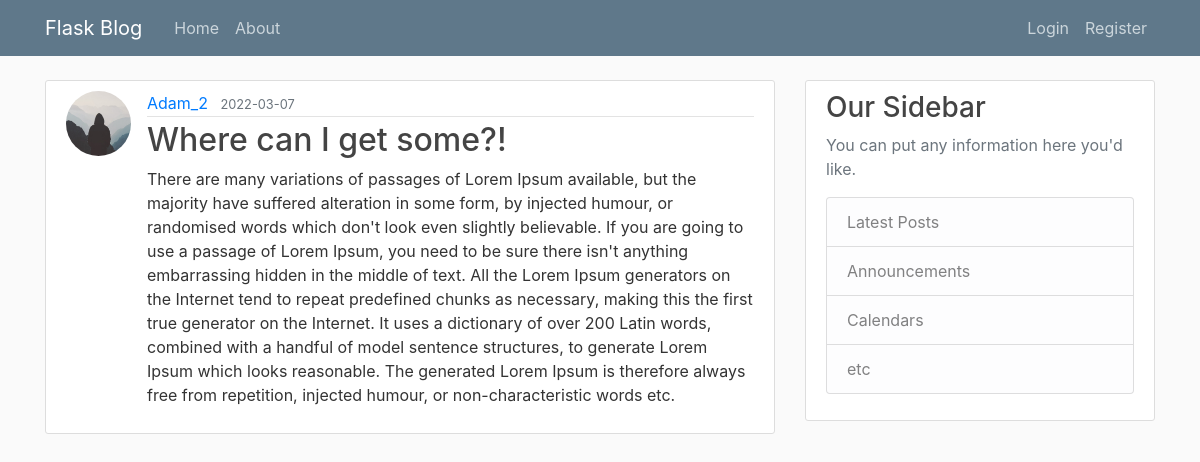
The page /post/5 on the database its author committed.
### flaskblog/models.py (models this page shows, shortened)
class User(db.Model, UserMixin):
    id = db.Column(db.Integer, primary_key=True)
    username = db.Column(db.String(20), unique=True, nullable=False)
    email = db.Column(db.String(120), unique=True, nullable=False)
    image_file = db.Column(db.String(20), nullable=False, default='default.jpg')
    password = db.Column(db.String(60), nullable=False)
    posts = db.relationship('Post', backref='author', lazy=True)

class Post(db.Model):
    id = db.Column(db.Integer, primary_key=True)
    title = db.Column(db.String(100), nullable=False)
    date_posted = db.Column(db.DateTime, nullable=False, default=datetime.utcnow)
    content = db.Column(db.Text, nullable=False)
    user_id = db.Column(db.Integer, db.ForeignKey('user.id'), nullable=False)

### flaskblog/posts/routes.py (the view)
@posts.route("/post/<int:post_id>")
def post(post_id):
    post = Post.query.get_or_404(post_id)
    return render_template('post.html', title=post.title, post=post)

### flaskblog/templates/post.html (shortened to what this page needs)
{% extends "layout.html" %}
{% block content %}
    <article class="media content-section">
        <img class="rounded-circle article-img" src="{{ url_for('static', filename='profile_pics/' + post.author.image_file) }}">
        <div class="media-body">
        <div class="article-metadata">
            <a class="mr-2" href="{{url_for('users.user_posts', username=post.author.username)}}">{{ post.author.username }}</a>
            <small class="text-muted">{{ post.date_posted.strftime('%Y-%m-%d') }}</small>
        </div>
        <h2 class="article-ttile">{{ post.title }}</h2>
        <p class="article-content">{{ post.content }}</p>
        </div>
    </article>
{% endblock content %}

### flaskblog/static/main.css (style rules this page uses)
body { background: #fafafa; color: #333333; margin-top: 5rem; }
h1, h2, h3, h4, h5, h6 { color: #444444; }
.content-section { background: #ffffff; padding: 10px 20px; border: 1px solid #dddddd; border-radius: 3px; margin-bottom: 20px; }
.article-content { white-space: pre-line; }
.article-img { height: 65px; width: 65px; margin-right: 16px; }
.article-metadata { padding-bottom: 1px; margin-bottom: 4px; border-bottom: 1px solid #e3e3e3 }

### rows shown on the page
User: image_file (placeholder picture), author.username "Adam_2"
Post: date_posted "2022-03-07", title "Where can I get some?!", content "There are many variations of passages of Lorem Ipsum available, but the majority have suffered alteration in some form, by injected humour, or randomised words which don't look even slightly believable. If you are going to use a passage of Lorem Ipsum, you need to be sure there isn't anything embarrassing hidden in the middle of text. All the Lorem Ipsum generators on the Internet tend to repeat predefined chunks as necessary, making this the first true generator on the Internet. It uses a dictionary of over 200 Latin words, combined with a handful of model sentence structures, to generate Lorem Ipsum which looks reasonable. The generated Lorem Ipsum is therefore always free from…"
